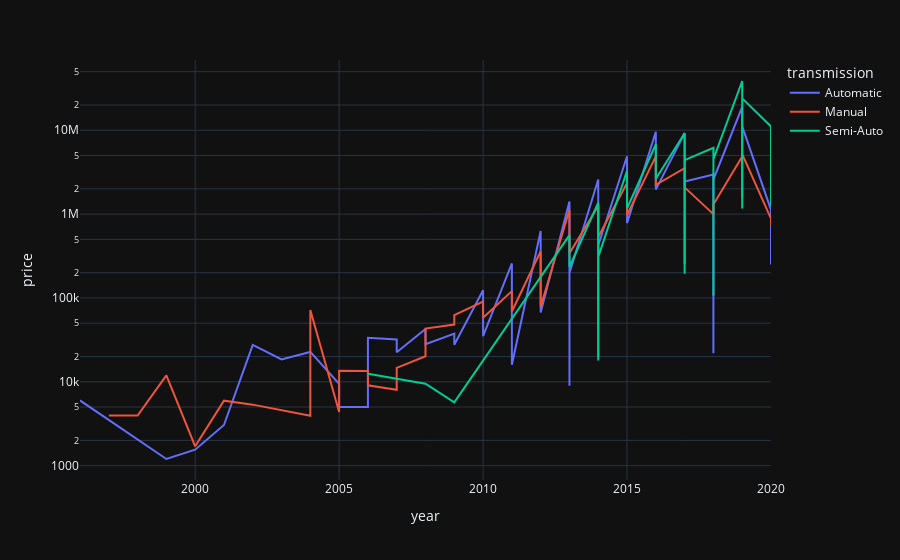

The cell this chart's notebook holds for it:
### Code cell
px.line(selling,x='year',y="price",color="transmission",log_y=True,template="plotly_dark")

### Figure 1 — Plotly figure (JSON) as saved in the notebook; plotly's stock layout.template omitted (floating-point values rounded to 4 significant figures)
{"data": [{"hovertemplate": "transmission=Automatic<br>year=%{x}<br>price=%{y}<extra></extra>", "legendgroup": "Automatic", "line": {"color": "#636efa", "dash": "solid"}, "marker": {"symbol": "circle"}, "mode": "lines", "name": "Automatic", "orientation": "v", "showlegend": true, "type": "scatter", "x": [1996, 1999, 2000, 2001, 2002, 2003, 2004, 2005, 2005, 2006, 2006, 2007, 2007, 2008, 2008, 2009, 2009, 2010, 2010, 2011, 2011, 2012, 2012, 2013, 2013, 2013, 2014, 2014, 2014, 2015, 2015, 2016, 2016, 2017, 2017, 2017, 2017, 2018, 2018, 2018, 2018, 2019, 2019, 2019, 2020, 2020, 2020], "xaxis": "x", "y": [5995, 1200, 1550, 3050, 27579, 18445, 22695, 9473, 4995, 4995, 33479, 32033, 22540, 42692, 28005, 37570, 27688, 123309, 34993, 258455, 15980, 628895, 67035, 1411324, 8999, 197539, 2584149, 19995, 422674, 4906739, 781087, 9619065, 1960647, 9267937, 291112, 251644, 2444377, 2960135, 470286, 21940, 2586494, 18976269, 1575322, 11143861, 1123582, 249863, 1354522], "yaxis": "y"}, {"hovertemplate": "transmission=Manual<br>year=%{x}<br>price=%{y}<extra></extra>", "legendgroup": "Manual", "line": {"color": "#EF553B", "dash": "solid"}, "marker": {"symbol": "circle"}, "mode": "lines", "name": "Manual", "orientation": "v", "showlegend": true, "type": "scatter", "x": [1997, 1998, 1999, 2000, 2001, 2002, 2004, 2004, 2005, 2005, 2006, 2006, 2007, 2007, 2008, 2008, 2009, 2009, 2010, 2010, 2011, 2011, 2012, 2012, 2013, 2013, 2014, 2014, 2015, 2015, 2016, 2016, 2017, 2017, 2018, 2018, 2019, 2019, 2020, 2020], "xaxis": "x", "y": [3950, 3950, 11940, 1699, 5950, 5340, 3940, 71923, 4375, 13498, 13484, 9085, 8045, 14670, 20140, 43189, 48190, 62450, 90684, 58120, 120695, 68924, 360176, 78403, 1128599, 341172, 1248472, 533691, 2354258, 977642, 4876093, 2239111, 3524448, 2081150, 999162, 1301401, 4866815, 5200714, 883807, 737278], "yaxis": "y"}, {"hovertemplate": "transmission=Semi-Auto<br>year=%{x}<br>price=%{y}<extra></extra>", "legendgroup": "Semi-Auto", "line": {"color": "#00cc96", "dash": "solid"}, "marker": {"symbol": "circle"}, "mode": "lines", "name": "Semi-Auto", "orientation": "v", "showlegend": true, "type": "scatter", "x": [2006, 2008, 2009, 2013, 2013, 2014, 2014, 2014, 2015, 2015, 2016, 2016, 2017, 2017, 2017, 2018, 2018, 2018, 2019, 2019, 2019, 2020, 2020, 2020], "xaxis": "x", "y": [12495, 9495, 5695, 561427, 233783, 1369820, 17999, 309353, 3288460, 1171265, 6809079, 2634278, 9235590, 194675, 4395471, 6185620, 106991, 4526351, 38696233, 1170450, 24028175, 11116091, 1306073, 8787816], "yaxis": "y"}], "layout": {"legend": {"title": {"text": "transmission"}, "tracegroupgap": 0}, "margin": {"t": 60}, "xaxis": {"anchor": "y", "domain": [0, 1], "title": {"text": "year"}}, "yaxis": {"anchor": "x", "domain": [0, 1], "title": {"text": "price"}, "type": "log"}}}
